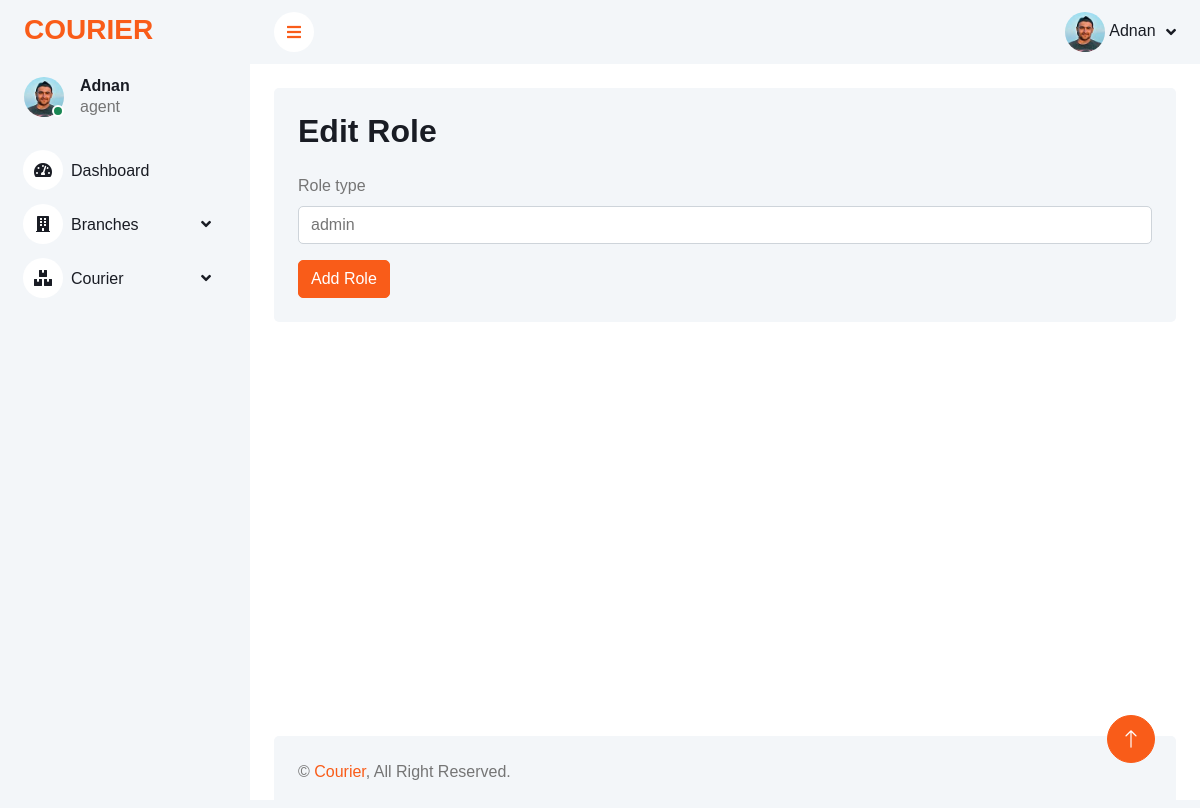
Page /backend/update-role.php?id=4 (signed in) on the committed database.
### tables this page shows
CREATE TABLE `user` (
  `user_id` int(11) NOT NULL,
  `name` varchar(255) NOT NULL,
  `email` varchar(255) NOT NULL,
  `password` varchar(255) NOT NULL,
  `profile_picture` varchar(255) NOT NULL,
  `role_id` int(11) NOT NULL
);

CREATE TABLE `role` (
  `role_id` int(11) NOT NULL,
  `role_type` varchar(255) NOT NULL
);

### backend/update-role.php (the view, shortened to what this page needs)
<?php
include('db.php');
?>
<?php
include 'links.php';
?>
</head>
<?php
include 'header.php';
?>
            <div class="container-fluid pt-4 px-4 h-75 mb-5">
                <div class="row g-4">
                    <div class="col-sm-12 col-xl-12">
                        <div class="bg-light rounded h-100 p-4">
                            <h2 class="mb-4">Edit Role </h2>
                            <?php
                            $role_id = $_GET['id'];
                            $sql = "SELECT * FROM role WHERE role_id = '$role_id'";
                            $result = mysqli_query($conn, $sql);
                            if (mysqli_num_rows($result)) {
                                while ($row = mysqli_fetch_assoc($result)) {
                            ?>
                            <form action="<?php $_SERVER['PHP_SELF']?>" method="POST">
                                <div class="mb-3">
                                    <label for="exampleInputPassword1" class="form-label">Role type</label>
                                    <input type="text" name="role-type" class="form-control" id="exampleInputPassword1" value="<?php echo $row['role_type']?>">
                                </div>
                                <button type="submit" class="btn btn-primary">Add Role</button>
                            </form>
                            <?php
                                }
                            }
                            ?>
                        </div>
                    </div>
                </div>
            </div>
            <?php
include 'footer.php';
?>

### backend/header.php (shortened to what this page needs)
<body>
    <div class="container-xxl position-relative bg-white d-flex p-0">
        <div class="sidebar pe-4 pb-3">
            <nav class="navbar bg-light navbar-light">
                <a href="index.php" class="navbar-brand mx-4 mb-3">
                    <h3 class="text-primary">COURIER</h3>
                </a>
                <div class="d-flex align-items-center ms-4 mb-4">
                <div class="position-relative">
                        <img class="rounded-circle" src="uploads-images/<?php echo $row5['profile_picture']?>" alt="" style="width: 40px; height: 40px;">
                        <div class="bg-success rounded-circle border border-2 border-white position-absolute end-0 bottom-0 p-1"></div>
                    </div>
                    <div class="ms-3">
                        <h6 class="mb-0"><?php echo $_SESSION['name']?></h6>
                        <span class="role-heading"><?php echo $row5['role_type']?></span>
                    </div>
                </div>
                <div class="navbar-nav w-100">
                    <a href="index.php" class="nav-item nav-link"><i class="fa fa-tachometer-alt me-2"></i>Dashboard</a>
                    <div class="nav-item dropdown">
                        <a href="#" class="nav-link dropdown-toggle" data-bs-toggle="dropdown"><i class="fa fa-building me-2"></i>Branches</a>
                    </div>
                    <div class="nav-item dropdown">
                        <a href="#" class="nav-link dropdown-toggle" data-bs-toggle="dropdown"><i class="fa fa-boxes me-2"></i>Courier</a>
                    </div>
                </div>
            </nav>
        </div>
        <div class="content">
            <nav class="navbar navbar-expand bg-light navbar-light sticky-top px-4 py-0">
                <a href="#" class="sidebar-toggler flex-shrink-0">
                    <i class="fa fa-bars"></i>
                </a>
                <div class="navbar-nav align-items-center ms-auto">
                    <div class="nav-item dropdown">
                        <a href="#" class="nav-link dropdown-toggle" data-bs-toggle="dropdown">
                        <img class="rounded-circle" src="uploads-images/<?php echo $row5['profile_picture']?>" alt="" style="width: 40px; height: 40px;">
                            <span class="d-none d-lg-inline-flex"><?php echo $_SESSION['name']?></span>
                        </a>
                    </div>
                </div>
            </nav>

### backend/css/style.css (style rules this page uses)
:root { --primary: #F95C19; --light: #F3F6F9; --dark: #191C24; }
.text-primary { color: var(--primary) !important; }
.btn { transition: .5s; }
.btn.btn-primary { color: #FFFFFF; }
.sidebar { position: fixed; top: 0; left: 0; bottom: 0; width: 250px; height: 100vh; overflow-y: auto; background: var(--light); transition: 0.5s; z-index: 999; }
.content { margin-left: 250px; min-height: 100vh; background: #FFFFFF; transition: 0.5s; }
@media (min-width: 992px) { .sidebar { margin-left: 0; } }
@media (min-width: 992px) { .content { width: calc(100% - 250px); } }
.sidebar .navbar .navbar-nav .nav-link { padding: 7px 20px; color: var(--dark); font-weight: 500; border-left: 3px solid var(--light); border-radius: 0 30px 30px 0; outline: none; }
.sidebar .navbar .navbar-nav .nav-link i { width: 40px; height: 40px; display: inline-flex; align-items: center; justify-content: center; background: #FFFFFF; border-radius: 40px; }
.sidebar .navbar .dropdown-toggle::after { position: absolute; top: 15px; right: 15px; border: none; content: "\f107"; font-family: "Font Awesome 5 Free"; font-weight: 900; transition: .5s; }
.content .navbar .navbar-nav .nav-link { margin-left: 25px; padding: 12px 0; color: var(--dark); outline: none; }
.content .navbar .sidebar-toggler, .content .navbar .navbar-nav .nav-link i { width: 40px; height: 40px; display: inline-flex; align-items: center; justify-content: center; background: #FFFFFF; border-radius: 40px; }
.content .navbar .dropdown-toggle::after { margin-left: 6px; vertical-align: middle; border: none; content: "\f107"; font-family: "Font Awesome 5 Free"; font-weight: 900; transition: .5s; }

### rows in the picture
user: profile_picture (picture), role.role_type "agent"
role: role-type "admin"

### other values in the picture
$_SESSION['name'] "Adnan"
